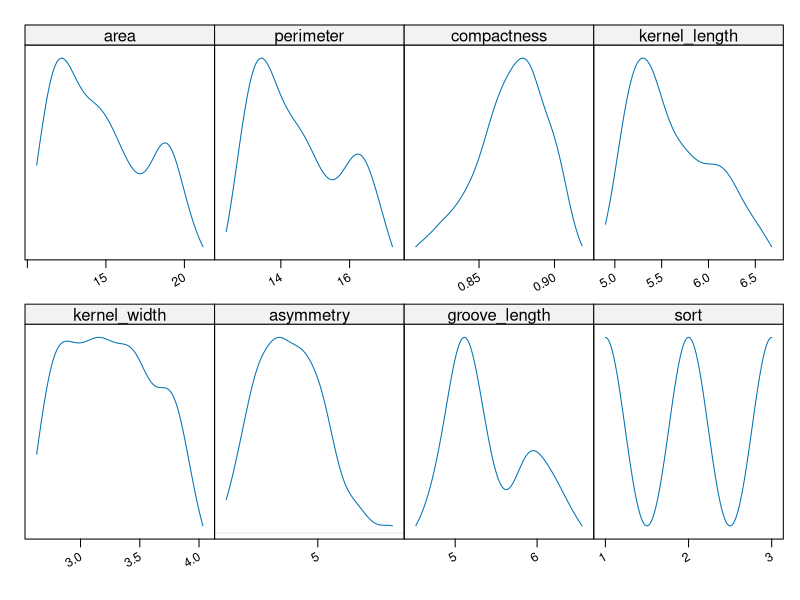
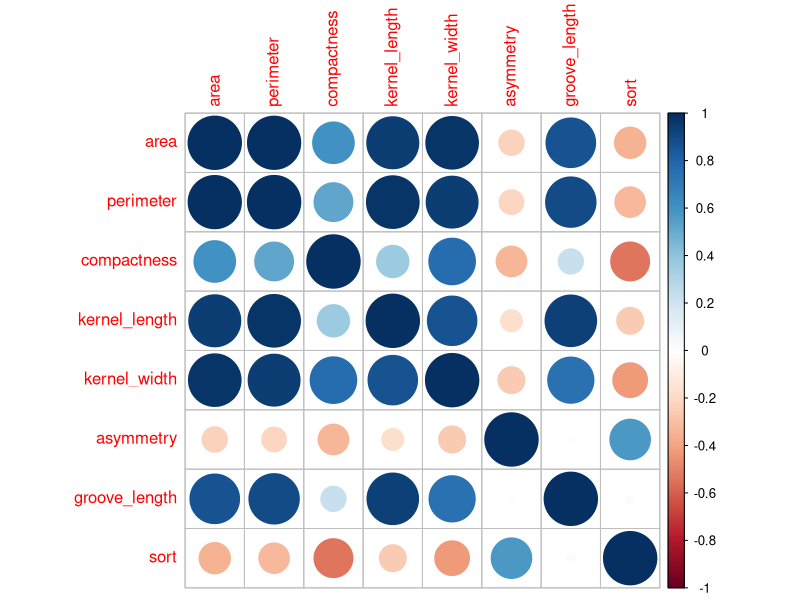
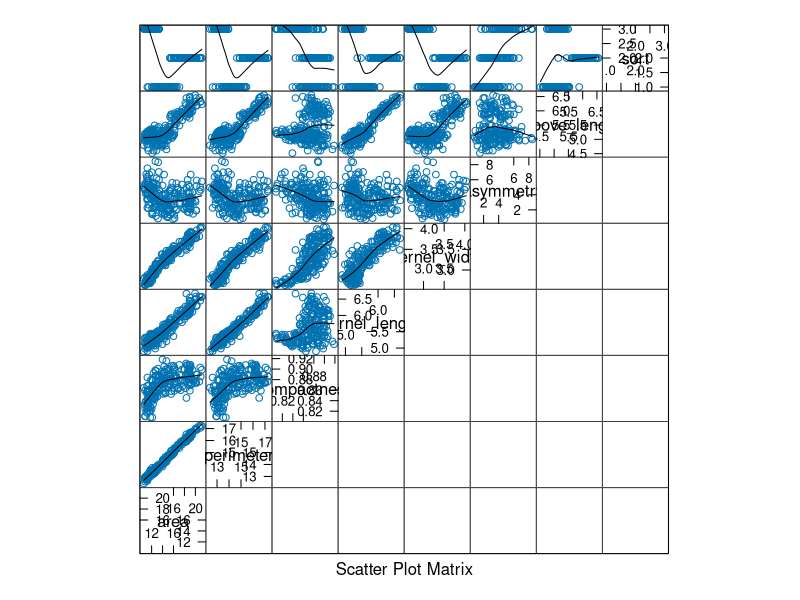

These charts were generated, in order, by the following R code:
## ---- chunk 1

library(lattice)
library(MASS)
library(latticeExtra)
library(e1071)
library(corrplot)
library(knitr)
library(nnet)

seed.data <- read.table('data/seeds_dataset.txt')
names(seed.data) <- c("area", "perimeter", "compactness", "kernel_length", "kernel_width", "asymmetry", "groove_length", "sort")
names(seed.data)


marginal.plot(seed.data)
corrplot(cor(seed.data))

splom(~seed.data, data=seed.data,
      upper.panel=function(x, y, ...) { panel.xyplot(x, y, ...); panel.loess(x, y, ..., col='black')},
      lower.panel=function(x, y, ...) { },
      )
## ---- chunk 2
seed.idx <- sample(nrow(seed.data), size = nrow(seed.data) * 0.6)
seed.data.train <- seed.data[seed.idx,]
seed.data.test <- seed.data[-seed.idx,]

## ---- chunk 3
my.lda <- function(formula) {
  seed.lda1 <- lda(formula , data = seed.data.train)
  print(seed.lda1)
  seed.pred1 <- predict(seed.lda1, seed.data.test)
  
  print(table(seed.pred1$class, seed.data.test$sort))
  print(mean(seed.pred1$class != seed.data.test$sort))

  print(tune(lda, formula, data = seed.data, predict.func =  function(...) as.numeric(predict(...)$class)))  
}

my.lda(sort ~ . )
## ---- chunk 4


my.lda(sort ~ groove_length  + kernel_length + groove_length:kernel_length  + kernel_width + perimeter + area)

## ---- chunk 5

my.bayes <- function(formula) {
  seed.bayes <- naiveBayes(formula , data = seed.data.train)
  print(seed.bayes)
  seed.pred1 <- predict(seed.bayes, seed.data.test)
  
  print(table(seed.pred1, seed.data.test$sort))
  print(mean(seed.pred1 != seed.data.test$sort))

  print(tune(naiveBayes, formula, data = seed.data))  
}
my.bayes(as.factor(sort) ~ .)
## ---- chunk 6
my.bayes(as.factor(sort) ~ . - area - perimeter)

## ---- chunk 7
my.multinom <- function(formula) {
  seed.multinom <- multinom(formula , data = seed.data.train, maxit=3000, trace=FALSE)
  print(seed.multinom)
  seed.pred1 <- predict(seed.multinom, seed.data.test)
  
  print(table(seed.pred1, seed.data.test$sort))
  print(mean(seed.pred1 != seed.data.test$sort))

  print(tune(multinom, formula, data = seed.data, maxit=3000, trace=FALSE))  
}

my.multinom(as.factor(sort) ~ .)
## ---- chunk 8
my.multinom(as.factor(sort) ~ . - area - perimeter)
my.multinom(as.factor(sort) ~ groove_length  + kernel_length + groove_length:kernel_length  + kernel_width + perimeter + area)
my.multinom(as.factor(sort) ~ . + area:perimeter + compactness:area + compactness:perimeter)
